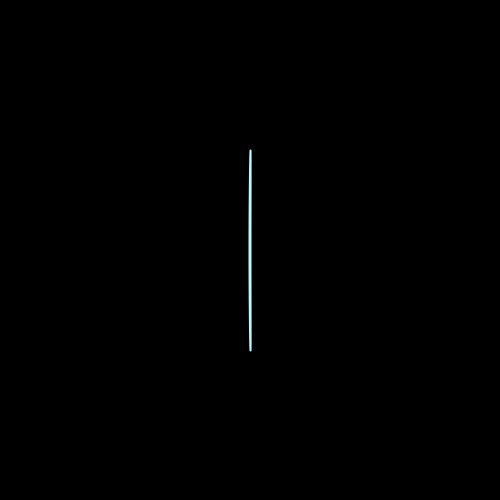
Frame 1 (no input)
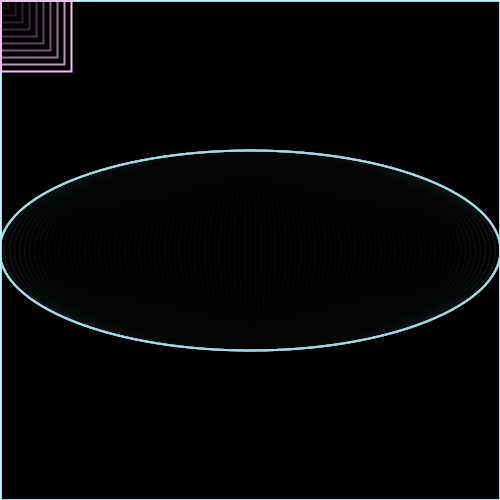
Frame 60 (the mouse pressed at the canvas centre just before this capture)
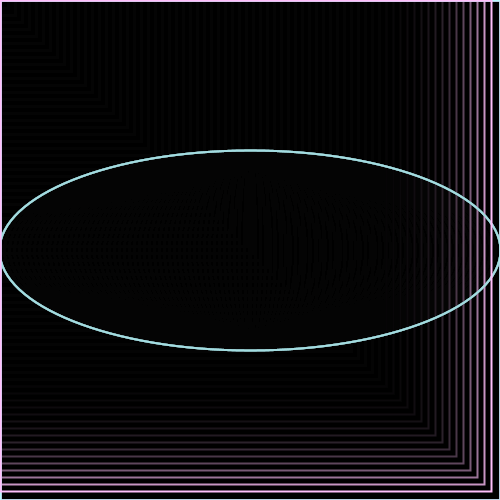
Frame 120 (the mouse held since frame 60 and released just before this capture)

The Processing sketch that drew these frames (run headless with seeded random() and noise(); from frame 60 on, the mouse is pressed at the canvas centre):

// Processing sketch: processing_71109
// ── processing_71109.pde

//Animation project, computer programming 1
//Iam B

int w=1;
int side=1;
int side2=1;
int tri=1;
void setup()
{
  size(500, 500);
  noFill();
  background(0);
  strokeWeight(2);
}

void draw()
{
  fill(0, 0, 0, 30);
  rect(0, 0, 500, 500);
  noFill();
  stroke(185, 250, 255);
  ellipse(250, 250, w, 200);
  w=w+10;
  if (w>500)
  {
    w=501;
    fill(0, 0, 0, 30);
    rect(0, 0, 500, 500);
    noFill();
    stroke(255, 191, 251);
    rect(0, 0, 0+side, 0+side);
    side=side+7;
    if (side>500)
    {
      side=501;
      fill(0, 0, 0, 30);
      rect(0, 0, 500, 500);
      noFill();
      stroke(180, 255, 213);
      rect(0, 0,0+side2, 0+side2);
      side2=side2+7;
      if (side2>500)
      {
        side2=501;
        fill(0, 0, 0, 30);
        rect(0, 0, 500, 500);
        noFill();
        stroke(250, 255, 160);
        triangle(250, 250-tri, 250-tri, 250+tri, 250+tri, 250+tri);
        tri=tri+6;
        if (tri>250)
        {
          w=1;
          side=1;
          side2=1;
          tri=1;
        }
      }
    }
  }
}
